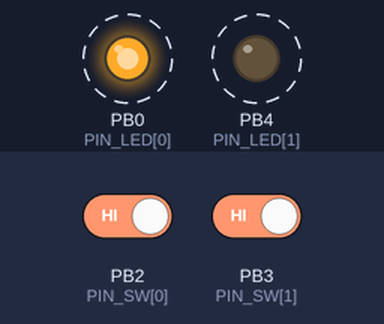
This sketch was run on a simulated ATtiny85, built with avr-gcc and run on an emulated ATtiny85. Shown: output pins drawn as LEDs (lit = HIGH). Dashed ring = blinking. Inputs (shaded band) come from the test bench; at power-on: PB2 (PIN_SW[0]) HIGH, PB3 (PIN_SW[1]) HIGH. Sleep ends after the set time or at an interrupt.

Above: at 1.25 s.
1.3 s: PB2 (PIN_SW[0]) driven LOW and PB3 (PIN_SW[1]) driven LOW
3.8 s: PB2 (PIN_SW[0]) driven HIGH
At 6.3 s:
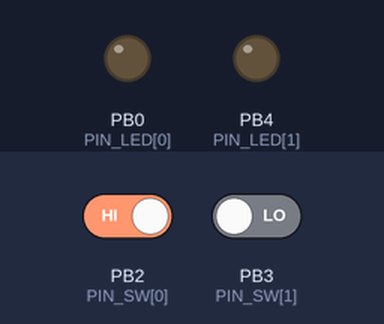
6.8 s: PB2 (PIN_SW[0]) driven LOW
At 7.62 s:
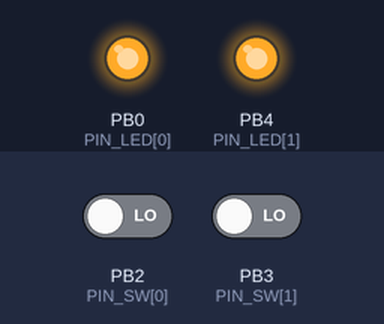
9.8 s: PB3 (PIN_SW[1]) driven HIGH
At 11.75 s:
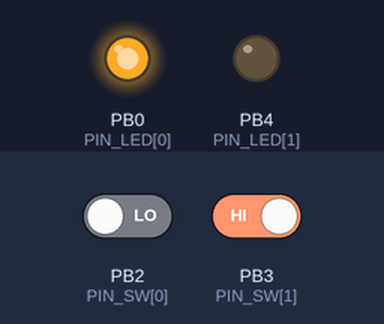
Timing chart, 0 to 13.4 s (numbered marks = the images above; inputs shaded):
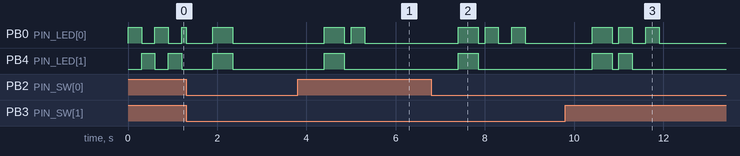

The sketch:

tilt_counter.ino
```cpp
/*
  Two-channel tilt counter (RED and BLUE)

  Each SW-520D ball tilt switch adds 1 to its channel's count on every
  change of position: tilting counts 1 and returning counts 1 more.

  One red LED and one blue LED blink in sync, one blink per beat in 4/4.
  Blink number k lights every LED whose count is at least k, so the side
  that's ahead keeps blinking after the other stops. Beat 1 of each bar is a
  longer (accented) blink, so the score can be counted in bars of 4. The score
  plays once after each counted tilt, then the LEDs stay dark. The LEDs go
  dark as soon as a switch starts to move, and the new score plays once the
  tilt has counted.

  Patterns that aren't a score alternate between the LEDs: power-on and a
  clear play INTRO_BARS bars of alternating eighth notes, then while both
  counts are 0 there's one short blip per bar, alternating LEDs.

  The tempo rises with the score so the blinks take about TARGET_MS, between
  MIN_BPM and MAX_BPM. After a button press the score always plays at MIN_BPM.

  The button is wired to the chip's RESET pin. On the AVR boards the counts
  survive that restart. One press plays the score PRESS_PLAYS times at
  MIN_BPM, with PRESS_REST_BARS bars of rest between, then clears both
  counts; a tilt during that playback cancels the clear. A second press
  within PRESS_AGAIN_MS clears them at once.
  Turning the power off also clears them. On the ESP32 the EN button always
  clears them.

  After SLEEP_AFTER_MS with no tilts, the board goes into its lowest-power
  sleep. The next tilt wakes it, and that tilt is counted.

  Supported boards: ATtiny85 (ATTinyCore, 8 MHz internal), Arduino Pro Mini
  (ATmega328P), ESP32 (original ESP32). See README.md for wiring.
*/

#include <Arduino.h>

// ============================== Settings ==============================

const uint16_t DEBOUNCE_MS    = 400;    // switch must hold its new position this long; any rattle restarts the wait
const uint16_t FLIP_LOCKOUT_MS = 1000;  // after a count, that switch can't count again for this long
const uint16_t TILT_GAP_MS    = 600;    // dark time from a switch starting to move to the new score
const uint16_t MIN_BPM        = 100;    // tempo for low scores, and after a button press
const uint16_t MAX_BPM        = 200;    // fastest tempo, for high scores
const uint16_t TARGET_MS      = 6000;   // aim for the blinks to take about this long
const uint8_t  INTRO_BARS     = 1;      // power-on / clear: bars of alternating eighth notes
const uint16_t ZERO_BLIP_MS   = 20;     // both counts 0: short blip once a bar, alternating LEDs (0 = stay dark)
const uint8_t  PRESS_PLAYS    = 2;      // a single button press plays the score this many times,
const uint8_t  PRESS_REST_BARS = 8;     // with this many bars of rest between, then clears
const uint16_t PRESS_AGAIN_MS = 2000;   // a second button press within this clears the counts
const uint16_t PRESS_BOUNCE_MS = 250;   // restarts sooner than this are button bounce, not a second press
const uint32_t SLEEP_AFTER_MS = 10UL * 60UL * 1000UL;  // 10 minutes with no tilts

const uint8_t  BEATS_PER_BAR  = 4;
const uint16_t SLOW_BEAT_MS   = 60000UL / MIN_BPM;  // quarter note at MIN_BPM
const uint16_t FAST_BEAT_MS   = 60000UL / MAX_BPM;  // quarter note at MAX_BPM

// ============================== Pin maps ==============================

#if defined(__AVR_ATtiny85__)
  #define IS_AVR 1
  // Chosen so each side's switch and LED sit on the same side of the chip:
  // red = PB0 (pin 5) + PB2 (pin 7), blue = PB4 (pin 3) + PB3 (pin 2).
  const uint8_t PIN_SW[2]  = {2, 3};    // PB2, PB3 (pin-change wake below assumes these)
  const uint8_t PIN_LED[2] = {0, 4};    // PB0 red, PB4 blue
#elif defined(__AVR_ATmega328P__)
  #define IS_AVR 1
  const uint8_t PIN_SW[2]  = {2, 3};    // PD2, PD3 (pin-change wake below assumes these)
  const uint8_t PIN_LED[2] = {5, 6};
#elif defined(ARDUINO_ARCH_ESP32)
  #if !defined(CONFIG_IDF_TARGET_ESP32)
    #error "Only the original ESP32 is supported (it needs ext0 + ext1 wake on GPIO 25/26)."
  #endif
  #define IS_ESP32 1
  const uint8_t PIN_SW[2]  = {25, 26};  // must be RTC GPIOs so they can wake from deep sleep
  const uint8_t PIN_LED[2] = {18, 19};
#else
  #error "Unsupported board: add a pin map above."
#endif

#if IS_AVR
  #include <avr/sleep.h>
  #include <avr/power.h>
  #include <avr/interrupt.h>

  // Kept through a RESET-button restart (.noinit RAM isn't zeroed at start-up).
  // `check` tells real saved counts from the random RAM left by power-on.
  struct Saved {
    uint16_t count[2];
    uint8_t  armed;      // 1 = a press right now clears the counts
    uint16_t check;
  };
  Saved   saved __attribute__((section(".noinit")));
  uint8_t bootFlags __attribute__((section(".noinit")));

  // Runs before main(): keep why the chip restarted, then clear the flags.
  void readResetFlags() __attribute__((naked, used, section(".init3")));
  void readResetFlags() {
    bootFlags = MCUSR;
    MCUSR = 0;
  }

  uint16_t savedCheck() {
    return 0x5A3C ^ saved.count[0] ^ (saved.count[1] << 1) ^ saved.armed;
  }
#endif
#if IS_ESP32
  #include <esp_system.h>
  #include <esp_sleep.h>
  #include <driver/rtc_io.h>
#endif

// ============================== State ==============================

struct Channel {
  bool     stable;       // debounced switch level
  bool     lastRaw;      // last raw reading
  uint32_t rawSince;     // when lastRaw last changed
  uint32_t lockUntil;    // no new count before this time
  uint16_t count;
};

Channel  ch[2];
uint32_t lastActivity;
uint32_t armFrom;        // start of the press-again window (AVR)
uint32_t armedUntil;     // end of the press-again window
bool     armSoon;        // open the window at armFrom

#if IS_ESP32
// Kept through deep sleep
RTC_DATA_ATTR uint16_t rtcCount[2];
RTC_DATA_ATTR bool     rtcStable[2];
#endif

static inline bool reached(uint32_t now, uint32_t t) { return (int32_t)(now - t) >= 0; }

// ============================== Blink display ==============================
// Both LEDs share one timeline on a beat grid. Blink number `slot` lights each
// LED whose count is >= slot, so the side that's ahead keeps blinking after the
// other stops. Score blinks are always in sync, so the patterns that aren't a
// score alternate between the LEDs instead:
//   PH_INTRO  power-on or a clear: alternating eighth notes for INTRO_BARS bars
//   PH_IDLE   while both counts are 0: one short blip per bar, alternating LEDs
// Each phase ends at a time computed from the previous one, not from millis(),
// so the tempo doesn't drift. After a score the display rests in PH_DONE until
// the next tilt or press.

enum : uint8_t { PH_HOLD, PH_ON, PH_OFF, PH_REST, PH_INTRO, PH_IDLE, PH_DONE };  // PH_REST: within a press's playback

uint8_t  phase = PH_DONE;
uint16_t slot;           // current blink (from 1), or step of the intro / idle pattern
uint16_t slots;          // blinks this cycle = the larger count
bool     scoreDue;       // a tilt counted while the display was held dark
uint8_t  plays;          // times the score has played since the button press
bool     pressScore;     // started by a button press: play at MIN_BPM, then clear
bool     switchMoving;   // a switch has left its counted position and hasn't settled
uint32_t holdStart;      // when the display went dark for a tilt
uint16_t beatMs;         // this cycle's quarter note
uint32_t beatStart;      // when the current blink's beat began
uint32_t until;          // when the current phase ends
uint32_t litUntil;       // when an intro flash or idle blip ends

void setLed(uint8_t i, bool on) { digitalWrite(PIN_LED[i], on ? HIGH : LOW); }

void ledsOff() {
  setLed(0, false);
  setLed(1, false);
}

bool bothZero() { return ch[0].count == 0 && ch[1].count == 0; }

// One step of an alternating pattern: light LED `slot & 1` for `litMs`
void flashStep(uint32_t now, uint16_t litMs) {
  setLed(0, !(slot & 1));
  setLed(1, slot & 1);
  litUntil = now + litMs;
}

// While both counts are 0: a short blip once a bar, alternating LEDs
void startIdle(uint32_t now) {
  beatMs = SLOW_BEAT_MS;
  phase = PH_IDLE;
  // Start on blue: the intro ends on blue, so the first blip runs straight on
  // from it instead of showing as an extra red blink
  slot = 1;
  if (ZERO_BLIP_MS > 0) flashStep(now, ZERO_BLIP_MS);
  until = now + (uint32_t)beatMs * BEATS_PER_BAR;
}

// Power-on or a clear: alternating eighth notes, each lit for the whole eighth
void startIntro(uint32_t now) {
  beatMs = SLOW_BEAT_MS;
  phase = PH_INTRO;
  slot = 0;
  flashStep(now, beatMs / 2);
  until = now + beatMs / 2;
}

// Zero both counts and play the intro to confirm
void clearCounts(uint32_t now) {
  ch[0].count = ch[1].count = 0;
#if IS_AVR
  saved.count[0] = saved.count[1] = 0;
  saved.check = savedCheck();
#endif
  pressScore = false;
  startIntro(now);
}

void startBlink(uint32_t now) {
  for (uint8_t i = 0; i < 2; i++) setLed(i, ch[i].count >= slot);
  bool downbeat = (slot - 1) % BEATS_PER_BAR == 0;
  beatStart = now;
  phase = PH_ON;
  // Lit for an eighth; beat 1 of each bar for a dotted eighth
  until = now + (downbeat ? beatMs * 3 / 4 : beatMs / 2);
}

void playScore(uint32_t now) {
  slots = ch[0].count > ch[1].count ? ch[0].count : ch[1].count;
  // Pick a tempo so the blinks take about TARGET_MS, within MIN_BPM..MAX_BPM
  uint16_t b = TARGET_MS / slots;
  if (pressScore || b > SLOW_BEAT_MS) b = SLOW_BEAT_MS;
  if (b < FAST_BEAT_MS) b = FAST_BEAT_MS;
  beatMs = b;
  slot = 1;
  startBlink(now);
}

// Play the score from the top: once after a tilt, or PRESS_PLAYS times
// (slowly, then clear) after a button press. With no score yet, a press just
// clears (playing the intro) and anything else goes to the idle blips.
void startScore(uint32_t now, bool press = false) {
  pressScore = press;
  scoreDue = false;
  plays = 0;
  if (bothZero()) {
    if (press) clearCounts(now);
    else startIdle(now);
    return;
  }
  playScore(now);
}

void updateDisplay(uint32_t now) {
  if ((phase == PH_INTRO || phase == PH_IDLE) && reached(now, litUntil)) ledsOff();
  if (phase == PH_HOLD) {
    // Dark while a switch moves. Once it has settled: play the new score if
    // the move counted, pick up a button press's playback, go back to the
    // idle blips at 0-0, or stay dark.
    if (!switchMoving && now - holdStart >= TILT_GAP_MS) {
      if (scoreDue || pressScore || bothZero()) startScore(now, pressScore);
      else phase = PH_DONE;
    }
    return;
  }
  if (phase == PH_DONE || !reached(now, until)) return;
  switch (phase) {
    case PH_ON:
      ledsOff();
      if (slot < slots) {
        phase = PH_OFF;
        until = beatStart + beatMs;
      } else if (pressScore && ++plays < PRESS_PLAYS) {
        // Rest to the end of this bar, then PRESS_REST_BARS more; play again on the downbeat
        uint16_t toBarEnd = (BEATS_PER_BAR - slots % BEATS_PER_BAR) % BEATS_PER_BAR;
        phase = PH_REST;
        until = beatStart + (uint32_t)beatMs * (1 + toBarEnd + PRESS_REST_BARS * BEATS_PER_BAR);
      } else if (pressScore) {
        phase = PH_REST;             // one dark beat, then the clear
        until = beatStart + 2 * beatMs;
      } else {
        phase = PH_DONE;
      }
      break;
    case PH_OFF:
      slot++;
      startBlink(until);
      break;
    case PH_REST:
      if (plays < PRESS_PLAYS) playScore(until);
      else clearCounts(until);
      break;
    case PH_INTRO:
      if (++slot < INTRO_BARS * BEATS_PER_BAR * 2) {
        flashStep(until, beatMs / 2);
        until += beatMs / 2;
      } else {
        startIdle(until);
      }
      break;
    case PH_IDLE:
      slot++;
      if (ZERO_BLIP_MS > 0) flashStep(until, ZERO_BLIP_MS);
      until += (uint32_t)beatMs * BEATS_PER_BAR;
      break;
  }
}

// Go dark as soon as a switch starts to move, so a blink of the old score
// can't run into the new one. If the move turns out to be rattle that doesn't
// count, the score just starts again from the top once the switch settles.
void holdDisplay(uint32_t now) {
  if (phase == PH_HOLD) return;
  ledsOff();
  phase = PH_HOLD;
  holdStart = now;
}

// A tilt cancels a button press's pending clear: the game is still going.
void onCount(uint32_t now) {
  pressScore = false;
  holdDisplay(now);   // usually already dark since the switch started moving
  scoreDue = true;
}

// ============================== Switches ==============================

void pollSwitch(uint8_t i, uint32_t now) {
  Channel &c = ch[i];
  bool raw = digitalRead(PIN_SW[i]);
  if (raw != c.lastRaw) {
    c.lastRaw  = raw;
    c.rawSince = now;
  } else if (raw != c.stable && now - c.rawSince >= DEBOUNCE_MS && reached(now, c.lockUntil)) {
    c.stable = raw;                  // tilt or untilt: both count
    if (c.count < 0xFFFF) c.count++;
    // A see-saw bouncing back off its stop can hold the switch the wrong way
    // for longer than DEBOUNCE_MS; ignore this switch until it has settled.
    c.lockUntil = now + FLIP_LOCKOUT_MS;
#if IS_AVR
    saved.count[i] = c.count;
    saved.check    = savedCheck();
#endif
    lastActivity = now;
    onCount(now);
  }
}

// ============================== Sleep ==============================

#if IS_AVR
// Pin-change interrupts only wake the chip; no work is needed in them.
#if defined(__AVR_ATtiny85__)
EMPTY_INTERRUPT(PCINT0_vect);
#else
EMPTY_INTERRUPT(PCINT2_vect);   // Pro Mini D2/D3
#endif

void setWakeInterrupts(bool on) {
#if defined(__AVR_ATtiny85__)
  GIFR  = _BV(PCIF);
  PCMSK = on ? (_BV(PCINT2) | _BV(PCINT3)) : 0;
  if (on) GIMSK |= _BV(PCIE); else GIMSK &= ~_BV(PCIE);
#else
  PCIFR  = _BV(PCIF2);
  PCMSK2 = on ? (_BV(PCINT18) | _BV(PCINT19)) : 0;
  if (on) PCICR |= _BV(PCIE2); else PCICR &= ~_BV(PCIE2);
#endif
}

void goToSleep() {
  ledsOff();
  cli();
  // If a switch already moved, don't sleep; the loop counts it right away.
  if (digitalRead(PIN_SW[0]) == ch[0].stable && digitalRead(PIN_SW[1]) == ch[1].stable) {
    setWakeInterrupts(true);
    set_sleep_mode(SLEEP_MODE_PWR_DOWN);
    sleep_enable();
  #ifdef sleep_bod_disable
    sleep_bod_disable();
  #endif
    sei();
    sleep_cpu();          // wakes on any switch change; millis() pauses meanwhile
    sleep_disable();
    setWakeInterrupts(false);
  }
  sei();
  uint32_t now = millis();
  lastActivity = now;
  phase = PH_DONE;        // the waking tilt is counted by pollSwitch(), which starts the blinks
}

void idle() {
  set_sleep_mode(SLEEP_MODE_IDLE);   // nap until the next timer tick
  sleep_mode();
}
#endif

#if IS_ESP32
void goToSleep() {
  ledsOff();
  for (uint8_t i = 0; i < 2; i++) {
    rtcCount[i]  = ch[i].count;
    rtcStable[i] = ch[i].stable;
  }
  // Wake when either switch leaves its last debounced position.
  // ext1 mode 0 is "all low" (ESP_EXT1_WAKEUP_ALL_LOW / ANY_LOW); with one pin, either means "this pin is low".
  esp_sleep_enable_ext0_wakeup((gpio_num_t)PIN_SW[0], ch[0].stable ? 0 : 1);
  esp_sleep_enable_ext1_wakeup(1ULL << PIN_SW[1],
      ch[1].stable ? (esp_sleep_ext1_wakeup_mode_t)0 : ESP_EXT1_WAKEUP_ANY_HIGH);
  esp_sleep_pd_config(ESP_PD_DOMAIN_RTC_PERIPH, ESP_PD_OPTION_ON);  // keep pull-ups alive
  for (uint8_t i = 0; i < 2; i++) {
    rtc_gpio_pullup_en((gpio_num_t)PIN_SW[i]);
    rtc_gpio_pulldown_dis((gpio_num_t)PIN_SW[i]);
  }
  esp_deep_sleep_start();   // waking restarts from setup()
}

void idle() { delay(1); }
#endif

// ============================== Main ==============================

void setup() {
  bool pressed = false;   // restarted by a single button press
#if IS_AVR
  ADCSRA &= ~_BV(ADEN);
  power_adc_disable();

  // A RESET-button restart keeps the counts; a second press inside the
  // press-again window clears them. Power-on (or unreadable RAM) starts at 0.
  // The window opens PRESS_BOUNCE_MS after the restart, so a bouncing button
  // contact (several restarts within a few ms) isn't taken for a second press.
  pressed = (bootFlags & _BV(EXTRF)) && !(bootFlags & _BV(PORF)) && saved.check == savedCheck();
  bool cleared = pressed && saved.armed;
  if (!pressed || cleared) saved.count[0] = saved.count[1] = 0;
  saved.armed = 0;
  saved.check = savedCheck();
  armSoon = pressed && !cleared;
#endif
#if IS_ESP32
  setCpuFrequencyMhz(80);   // Wi-Fi and Bluetooth are never started
  bool woke = esp_reset_reason() == ESP_RST_DEEPSLEEP;
  for (uint8_t i = 0; i < 2; i++) rtc_gpio_deinit((gpio_num_t)PIN_SW[i]);
#endif

  for (uint8_t i = 0; i < 2; i++) {
    pinMode(PIN_SW[i], INPUT_PULLUP);
    pinMode(PIN_LED[i], OUTPUT);
  }
  delay(5);   // let the pull-ups settle

  uint32_t now = millis();
  for (uint8_t i = 0; i < 2; i++) {
    Channel &c = ch[i];
    c.stable = digitalRead(PIN_SW[i]);
    c.count  = 0;
#if IS_AVR
    c.count  = saved.count[i];
#endif
#if IS_ESP32
    if (woke) {
      // Start from the saved position, so the tilt that woke the board is counted
      c.count  = rtcCount[i];
      c.stable = rtcStable[i];
    }
#endif
    c.lastRaw  = c.stable;
    c.rawSince  = now;
    c.lockUntil = now;
  }

  lastActivity = now;
  armFrom      = now + PRESS_BOUNCE_MS;
  armedUntil   = now + PRESS_AGAIN_MS;
#if IS_AVR
  if (cleared) {
    clearCounts(now);
    return;
  }
#endif
#if IS_ESP32
  if (woke) return;   // the waking tilt starts the blinks once it's counted
#endif
  if (pressed) startScore(now, true);   // play the score slowly, then clear
  else startIntro(now);                 // power-on
}

void loop() {
  uint32_t now = millis();
  pollSwitch(0, now);
  pollSwitch(1, now);
  // A switch is moving if it has left its counted position (outside its lockout)
  switchMoving = false;
  for (uint8_t i = 0; i < 2; i++)
    if (ch[i].lastRaw != ch[i].stable && reached(now, ch[i].lockUntil)) switchMoving = true;
  if (switchMoving) holdDisplay(now);
  updateDisplay(now);
#if IS_AVR
  if (armSoon && reached(now, armFrom)) {
    armSoon = false;
    saved.armed = 1;   // a press from now until armedUntil clears the counts
    saved.check = savedCheck();
  }
  if (saved.armed && reached(now, armedUntil)) {
    saved.armed = 0;   // too late for a second press: the next press only shows the score
    saved.check = savedCheck();
  }
#endif
  if (now - lastActivity >= SLEEP_AFTER_MS) goToSleep();
  idle();
}
```

Measured:
- after the input at 3.8 s, PB0 (PIN_LED[0]): LOW → HIGH after 0.60 s, → LOW 0.45 s later, → HIGH 0.15 s later, → LOW 0.30 s later; PB4 (PIN_LED[1]): LOW → HIGH after 0.60 s, → LOW 0.45 s later
- after the input at 6.8 s, PB0 (PIN_LED[0]): goes HIGH 0.45 s, LOW 0.15 s, HIGH 0.30 s, LOW 0.30 s, HIGH 0.30 s, then LOW, starting after 0.60 s; PB4 (PIN_LED[1]): LOW → HIGH after 0.60 s, → LOW 0.45 s later
- after the input at 9.8 s, PB0 (PIN_LED[0]): goes HIGH 0.45 s, LOW 0.15 s, HIGH 0.30 s, LOW 0.30 s, HIGH 0.30 s, then LOW, starting after 0.60 s; PB4 (PIN_LED[1]): LOW → HIGH after 0.60 s, → LOW 0.45 s later, → HIGH 0.15 s later, → LOW 0.30 s later
